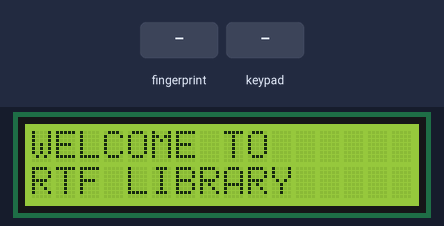
The sketch below on a simulated ESP32. Parts: 16×2 character LCD. The test bench sets the inputs (shaded band). WiFi joins after 1.5 s; servers stay silent unless stated; web services answer with replies made up by the test bench; what the sketch prints to the serial monitor is not drawn.

Above: at 3.7 s.
3.8 s: finger stored as number 1 placed on the sensor
At 5.2 s:
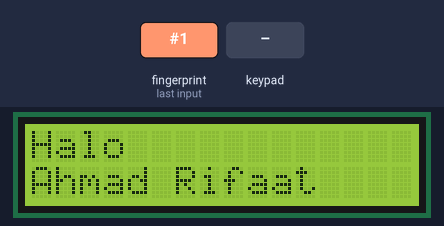
5.6 s: key 'A' pressed
At 5.9 s:
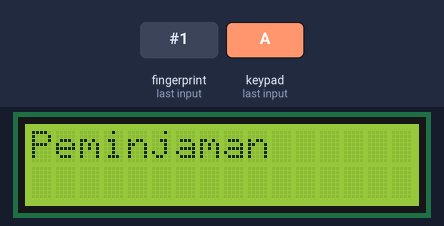
7.1 s: key 'B' pressed
At 8.0 s:
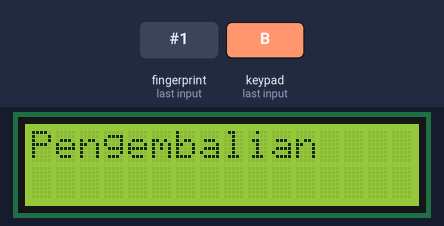
Timing chart, 0 to 10.1 s (numbered marks = the images above; inputs shaded):
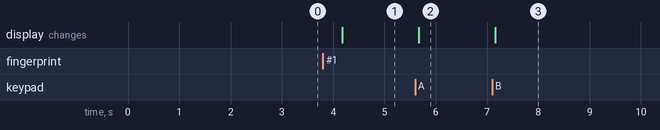

The sketch:

ESP32Program.ino
```cpp
#include <Adafruit_Fingerprint.h>
#include <WiFi.h>
#include <LiquidCrystal_I2C.h>
#include <Wire.h>
#include <Keypad.h>

// Kredensial WiFi
const char* ssid = "Jeboll";
const char* password = "29082002";

// Kredensial IFTTT
String Event_Name = "fingerprint";
String Key = "bTqsHemd3m9Aog37VEfUljNzJ4RzKBEedVIoJ-bpevV";
String resource = "/trigger/" + Event_Name + "/with/key/" + Key;
const char* server = "maker.ifttt.com";

// Sensor sidik jari
Adafruit_Fingerprint finger = Adafruit_Fingerprint(&Serial2);
const char* NAME;
const char* ID;

// Inisialisasi LCD I2C
LiquidCrystal_I2C lcd(0x27, 16, 2);

// Inisialisasi Hex Keypad
const byte ROWS = 4; // Empat baris
const byte COLS = 4; // Empat kolom
char keys[ROWS][COLS] = {
  {'1', '2', '3', 'A'},
  {'4', '5', '6', 'B'},
  {'7', '8', '9', 'C'},
  {'*', '0', '#', 'D'}
};
byte rowPins[ROWS] = {13, 12, 14, 27};
byte colPins[COLS] = {26, 25, 33, 32};
Keypad keypad = Keypad(makeKeymap(keys), rowPins, colPins, ROWS, COLS);

// Deklarasi fungsi
uint8_t getFingerprintIDez();
void makeIFTTTRequest(String action);

void setup() {
  Serial.begin(115200);
  Serial2.begin(115200);

  // Inisialisasi LCD
  lcd.init();
  lcd.backlight();
  lcd.print("WELCOME TO");
  lcd.setCursor(0, 1);
  lcd.print("RTF LIBRARY");

  // Inisialisasi sensor sidik jari
  finger.begin(57600);
  if (finger.verifyPassword()) {
    Serial.println("Found fingerprint sensor!");
  } else {
    Serial.println("Did not find fingerprint sensor :(");
    while (1) { delay(1); }
  }

  // Koneksi WiFi
  Serial.print("Connecting to: ");
  Serial.print(ssid);
  WiFi.begin(ssid, password);
  int timeout = 40;
  while (WiFi.status() != WL_CONNECTED && (timeout-- > 0)) {
    delay(250);
    Serial.print(".");
  }
  Serial.println("");
  if (WiFi.status() != WL_CONNECTED) {
    Serial.println("Failed to connect, going back to sleep");
  }
  Serial.print("WiFi connected in: ");
  Serial.print(millis());
  Serial.print(", IP address: ");
  Serial.println(WiFi.localIP());
}

void loop() {
  char key = keypad.getKey();

  if (key == 'A') {
    lcd.clear();
    lcd.print("Peminjaman");
    makeIFTTTRequest("Peminjaman");
  } else if (key == 'B') {
    lcd.clear();
    lcd.print("Pengembalian");
    makeIFTTTRequest("Pengembalian");
  } else {
    // Tetapkan tindakan default jika tombol selain A dan B ditekan
  }

  getFingerprintIDez();

  if (finger.fingerID == 1) {
    NAME = "Ahmad Rifaat";
    ID = "1";
    if (finger.confidence >= 60) {
      Serial.print("Attendance Marked for ");
      Serial.println(NAME);
      lcd.clear();
      lcd.print("Halo ");
      lcd.setCursor(0, 1);
      lcd.print(NAME);
      makeIFTTTRequest("Peminjaman");
    }
  } else if (finger.fingerID == 11) {
    NAME = "JOY";
    ID = "11";
    if (finger.confidence >= 60) {
      Serial.print("Attendance Marked for ");
      Serial.println(NAME);
      lcd.clear();
      lcd.print("Halo ");
      lcd.print("Nigga");
      makeIFTTTRequest("Pengembalian");
    }
  }
  finger.fingerID = 0;
}

uint8_t getFingerprintIDez() {
  uint8_t p = finger.getImage();
  if (p != FINGERPRINT_OK) return -1;
  p = finger.image2Tz();
  if (p != FINGERPRINT_OK) return -1;
  p = finger.fingerFastSearch();
  if (p != FINGERPRINT_OK) return -1;
  Serial.print("Found ID #");
  Serial.print(finger.fingerID);
  Serial.print(" with confidence of ");
  Serial.println(finger.confidence);
  return finger.fingerID;
}

void makeIFTTTRequest(String action) {
  WiFiClient client;
  if (!client.connect(server, 80)) {
    Serial.println("Failed to connect...");
    return;
  }

  String jsonObject = String("{\"value1\":\"") + NAME + "\",\"value2\":\"" + ID + "\",\"value3\":\"" + action + "\"}";
  client.println(String("POST ") + resource + " HTTP/1.1");
  client.println("Host: maker.ifttt.com");
  client.println("Connection: close");
  client.println("Content-Type: application/json");
  client.print("Content-Length: ");
  client.println(jsonObject.length());
  client.println();
  client.println(jsonObject);

  while (client.available()) {
    Serial.write(client.read());
  }

  client.stop();
}
```

Measured:
- after the input at 3.8 s, the display: changes after 0.38 s (image 1)
- after the input at 5.6 s, the display: changes after 0.07 s (image 2)
- after the input at 7.1 s, the display: changes after 0.06 s (image 3)
